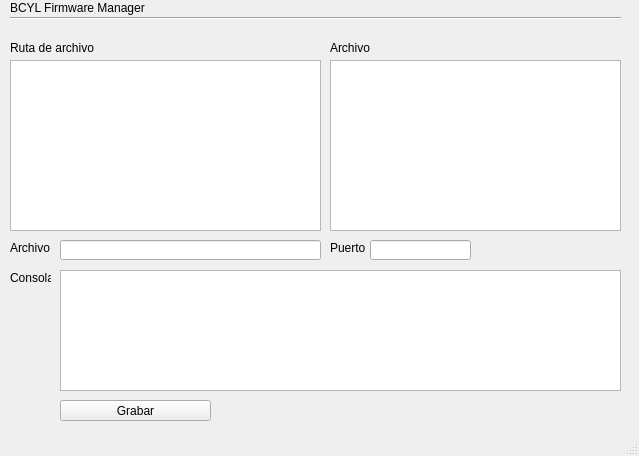
<?xml version="1.0" encoding="UTF-8"?>
<ui version="4.0">
 <class>MainWindow</class>
 <widget class="QMainWindow" name="MainWindow">
  <property name="windowModality">
   <enum>Qt::WindowModal</enum>
  </property>
  <property name="geometry">
   <rect>
    <x>0</x>
    <y>0</y>
    <width>639</width>
    <height>456</height>
   </rect>
  </property>
  <property name="sizePolicy">
   <sizepolicy hsizetype="Fixed" vsizetype="Fixed">
    <horstretch>0</horstretch>
    <verstretch>0</verstretch>
   </sizepolicy>
  </property>
  <property name="windowTitle">
   <string>MainWindow</string>
  </property>
  <widget class="QWidget" name="centralwidget">
   <widget class="QTextEdit" name="textEdit_console">
    <property name="geometry">
     <rect>
      <x>60</x>
      <y>270</y>
      <width>561</width>
      <height>121</height>
     </rect>
    </property>
    <property name="autoFillBackground">
     <bool>true</bool>
    </property>
    <property name="verticalScrollBarPolicy">
     <enum>Qt::ScrollBarAsNeeded</enum>
    </property>
    <property name="horizontalScrollBarPolicy">
     <enum>Qt::ScrollBarAsNeeded</enum>
    </property>
    <property name="sizeAdjustPolicy">
     <enum>QAbstractScrollArea::AdjustToContents</enum>
    </property>
    <property name="readOnly">
     <bool>true</bool>
    </property>
    <property name="markdown">
     <string/>
    </property>
    <property name="html">
     <string>&lt;!DOCTYPE HTML PUBLIC &quot;-//W3C//DTD HTML 4.0//EN&quot; &quot;http://www.w3.org/TR/REC-html40/strict.dtd&quot;&gt;
&lt;html&gt;&lt;head&gt;&lt;meta name=&quot;qrichtext&quot; content=&quot;1&quot; /&gt;&lt;meta charset=&quot;utf-8&quot; /&gt;&lt;style type=&quot;text/css&quot;&gt;
p, li { white-space: pre-wrap; }
hr { height: 1px; border-width: 0; }
&lt;/style&gt;&lt;/head&gt;&lt;body style=&quot; font-family:'Segoe UI'; font-size:9pt; font-weight:400; font-style:normal;&quot;&gt;
&lt;p style=&quot;-qt-paragraph-type:empty; margin-top:0px; margin-bottom:0px; margin-left:0px; margin-right:0px; -qt-block-indent:0; text-indent:0px;&quot;&gt;&lt;br /&gt;&lt;/p&gt;&lt;/body&gt;&lt;/html&gt;</string>
    </property>
   </widget>
   <widget class="QTreeView" name="treeView">
    <property name="geometry">
     <rect>
      <x>10</x>
      <y>60</y>
      <width>311</width>
      <height>171</height>
     </rect>
    </property>
   </widget>
   <widget class="QLabel" name="label_file">
    <property name="geometry">
     <rect>
      <x>10</x>
      <y>40</y>
      <width>91</width>
      <height>16</height>
     </rect>
    </property>
    <property name="text">
     <string>Ruta de archivo</string>
    </property>
   </widget>
   <widget class="QLabel" name="label_title">
    <property name="geometry">
     <rect>
      <x>10</x>
      <y>0</y>
      <width>191</width>
      <height>16</height>
     </rect>
    </property>
    <property name="text">
     <string>BCYL Firmware Manager</string>
    </property>
   </widget>
   <widget class="QLabel" name="label_2">
    <property name="geometry">
     <rect>
      <x>10</x>
      <y>270</y>
      <width>41</width>
      <height>16</height>
     </rect>
    </property>
    <property name="text">
     <string>Consola</string>
    </property>
   </widget>
   <widget class="QLineEdit" name="lineEdit_filePath">
    <property name="geometry">
     <rect>
      <x>60</x>
      <y>240</y>
      <width>261</width>
      <height>20</height>
     </rect>
    </property>
   </widget>
   <widget class="QListView" name="listView">
    <property name="geometry">
     <rect>
      <x>330</x>
      <y>60</y>
      <width>291</width>
      <height>171</height>
     </rect>
    </property>
   </widget>
   <widget class="Line" name="line_title">
    <property name="geometry">
     <rect>
      <x>10</x>
      <y>10</y>
      <width>611</width>
      <height>16</height>
     </rect>
    </property>
    <property name="orientation">
     <enum>Qt::Horizontal</enum>
    </property>
   </widget>
   <widget class="QLabel" name="label_filePath">
    <property name="geometry">
     <rect>
      <x>10</x>
      <y>240</y>
      <width>41</width>
      <height>16</height>
     </rect>
    </property>
    <property name="text">
     <string>Archivo</string>
    </property>
   </widget>
   <widget class="QLabel" name="label">
    <property name="geometry">
     <rect>
      <x>330</x>
      <y>40</y>
      <width>51</width>
      <height>16</height>
     </rect>
    </property>
    <property name="text">
     <string>Archivo</string>
    </property>
   </widget>
   <widget class="QPushButton" name="pushButton_Select">
    <property name="geometry">
     <rect>
      <x>60</x>
      <y>400</y>
      <width>151</width>
      <height>21</height>
     </rect>
    </property>
    <property name="text">
     <string>Grabar</string>
    </property>
   </widget>
   <widget class="QLabel" name="label_port">
    <property name="geometry">
     <rect>
      <x>330</x>
      <y>240</y>
      <width>41</width>
      <height>16</height>
     </rect>
    </property>
    <property name="text">
     <string>Puerto</string>
    </property>
   </widget>
   <widget class="QLineEdit" name="lineEdit_port">
    <property name="geometry">
     <rect>
      <x>370</x>
      <y>240</y>
      <width>101</width>
      <height>20</height>
     </rect>
    </property>
   </widget>
  </widget>
  <widget class="QMenuBar" name="menubar">
   <property name="geometry">
    <rect>
     <x>0</x>
     <y>0</y>
     <width>639</width>
     <height>17</height>
    </rect>
   </property>
  </widget>
  <widget class="QStatusBar" name="statusbar"/>
 </widget>
 <resources/>
 <connections/>
</ui>
